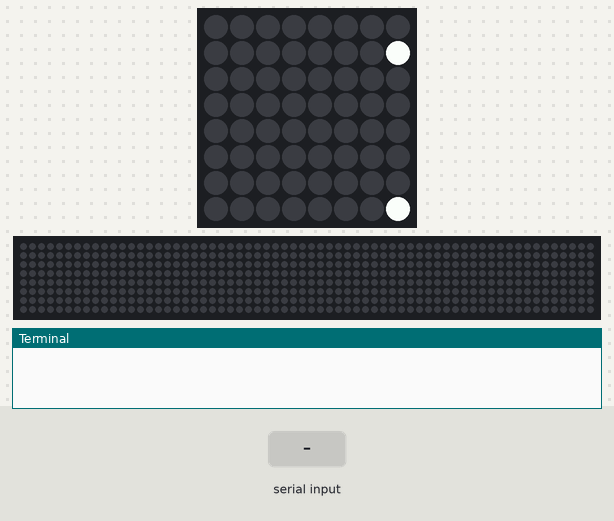
Recording of a program running on a simulated Raspberry Pi (BCM pin numbers) with a Sense HAT. Parts: the Sense HAT's 8×8 RGB LED matrix, a strip that is not on the board, showing the scrolling text unrolled, the last lines printed to the terminal. The inputs (shaded band) are chosen by the test bench. The 64×8 strip is a reading aid, not a part: it shows the text the matrix is scrolling, unrolled, one strip-width of it at a time; threads take turns every 2 ms. At 1.3 s the program stops and its outputs stay as they are.

Above: at 0.17 s.
At 1.2 s:
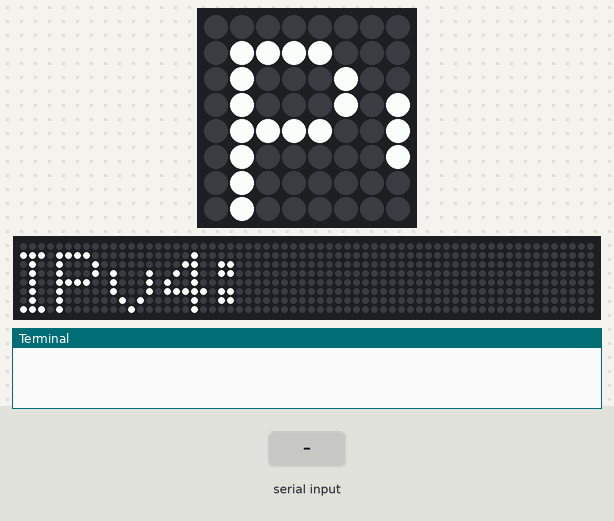
1.3 s: "1" typed at the terminal, then Enter
At 2.5 s:
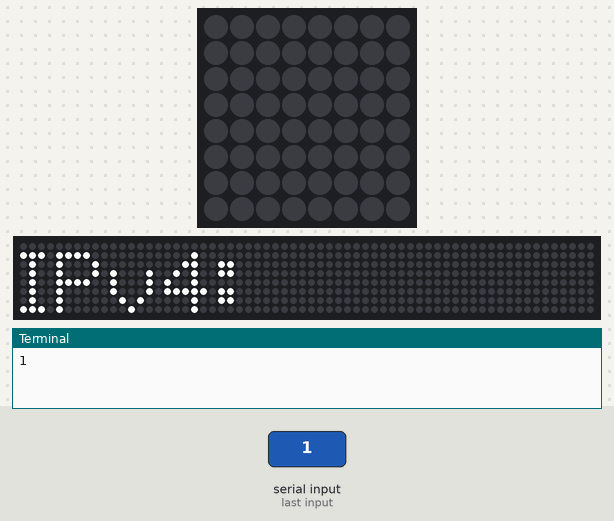
Timing chart, 0 to 2.8 s (numbered marks = the images above; inputs shaded):
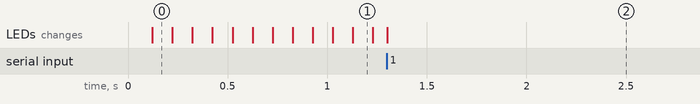

The program:

sense_hat_show_ip.py
```python
"""
Simple utility to show IP address on Sense Hat display

The intended usage is as a program that can be included during startup
of a Raspberry Pi with Sense Hat attached, enabling the Pi to announce
its' IP address so that a remote system can use the IP address to
connect to it (using ssh etc). The program logic relies on the target
address being routable, so if you're running this on a network not
connected to the Internet or lacking a default route you'll need
to alter external_IP_and_port to use an address that the Pi can reach
on your network. I've chosen one of the root-servers for the DNS (DNS
queries use port 53), thus the values in external_IP_and_port.

It should be helpful for workshops using Raspberry Pis with Sense Hats
allowing the Pis to be used 'headless' via ssh - which is what I wrote
this utility for.

Here's how to get this program to run at startup-time on the Pi,

  * Place the program in ``/home/pi`` on the Pi [SD card]
  * Edit ``/etc/rc.local`` (put this line just before the final ``exit 0``),

    python3 /home/pi/sense_hat_show_ip.py 2>/var/log/hatlog.txt

(logging helpful for troubleshooting: If it doesn't work for you,
checkout the contents of ``/var/log/hatlog.txt``).

The above instructions work with the latest (2015-09-24) version of
Raspbian from https://www.raspberrypi.org/downloads/raspbian/ which
already includes the sense_hat library used by the program. Note
that the program should work with Python 2.6 upwards or 3.

License: Gnu Public License v3,
http://www.gnu.org/licenses/gpl-3.0.html
this should also be provided as a text file along with this program;
contact the author if you need a different license.

Andrew Richards 2015
http://free.acrconsulting.co.uk/
--------------------------------------------------------------------------
"""

import sys, socket, sense_hat, threading

sense = sense_hat.SenseHat()


class _IP(object):  # (object) for Python2-compatibility

    @property
    def IP_address(self):
        """Get IP address: Returns either a string containing the IP
        address or the special value None.
        """
        try:
            s = socket.socket(self.socket_family, socket.SOCK_DGRAM)
            s.connect(self.external_IP_and_port)
            answer = s.getsockname()
            s.close()
            return answer[0] if answer else None
        except socket.error:
            return None

    def display_IP_address(self):
        """Print IP address on Sense Hat display"""
        sense.show_message(self.description + ": " + str(self.IP_address))


class IPv4(_IP):
    # I think no actual network communication occurs, so the actual address
    # in external_IP_and_port is moot unless unroutable,
    external_IP_and_port = ('198.41.0.4', 53)  # a.root-servers.net
    socket_family = socket.AF_INET
    description = "IPv4"


class IPv6(_IP):
    # I think no actual network communication occurs, so the actual address
    # in external_IP_and_port is moot unless unroutable,
    external_IP_and_port = ('2001:503:ba3e::2:30', 53)  # a.root-servers.net
    socket_family = socket.AF_INET6
    description = "IPv6"


def main_loop():
    sense.clear()
    while True:
        # Get IP address on each iteration since its value may change
        IPv4().display_IP_address()
        IPv6().display_IP_address()
        # sense.show_message("...Press joystick button to quit...")


if __name__ == '__main__':
    display_thread = threading.Thread(target=main_loop)
    # setting .daemon to True to stop waiting for the remaining SenseHat text,
    display_thread.daemon = True
    display_thread.start()
    try:
        # The Sense Hat's joystick button is mapped to the Return key so,
        user_input = sys.stdin.readline()
    except KeyboardInterrupt:
        pass  # Just drop through to tidy-up/exit
    sense.clear()
```

Measured:
- after the input at 1.3 s, the LEDs: change at once (image 2)
